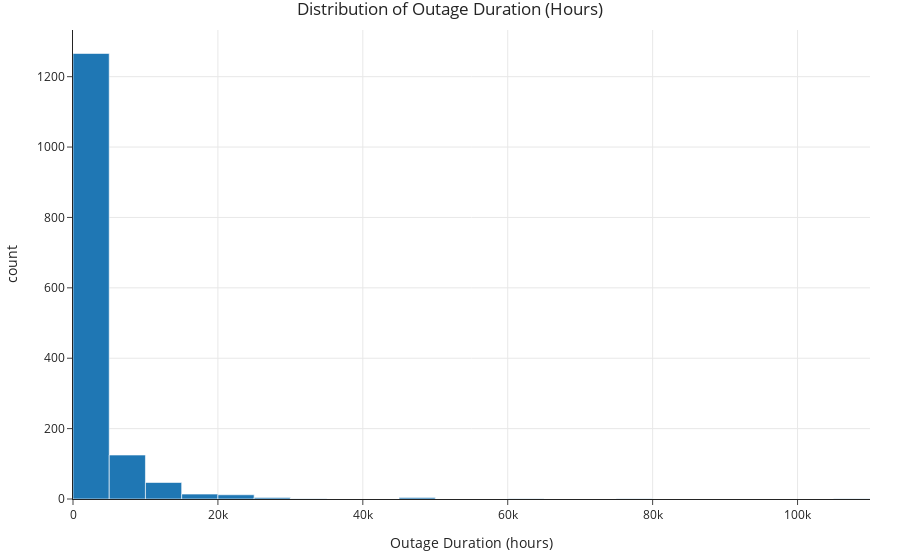

Notebook code cell kept with this figure:
### Markdown cell above
### Univariate Analysis

To understand the basic structure of the dataset, I examined the distributions of outage duration, customers affected, and state economic output. Outage duration and customers affected are both right-skewed, which is expected for extreme events. Most outages are small, but a few are extremely large. State economic output is more evenly distributed, which allows meaningful comparison across economic tiers.

#### 1. Outage Duration

### Code cell
fig1 = px.histogram(
    df_clean, 
    x='final_duration', 
    nbins=40,
    title="Distribution of Outage Duration (Hours)",
    labels={'final_duration': 'Outage Duration (hours)'}
)
fig1.show()

### Figure 1 — Plotly figure (JSON) as saved in the notebook; plotly's stock layout.template omitted (floating-point values rounded to 4 significant figures; data arrays with more than 128 entries replaced by an {"elided": "..."} marker saying what was removed)
{"data": [{"alignmentgroup": "True", "bingroup": "x", "hovertemplate": "Outage Duration (hours)=%{x}<br>count=%{y}<extra></extra>", "legendgroup": "", "marker": {"color": "#1F77B4", "pattern": {"shape": ""}}, "name": "", "nbinsx": 40, "offsetgroup": "", "orientation": "v", "showlegend": false, "type": "histogram", "x": {"elided": "1534 int values"}, "xaxis": "x", "yaxis": "y"}], "layout": {"autosize": true, "barmode": "relative", "legend": {"tracegroupgap": 0}, "title": {"text": "Distribution of Outage Duration (Hours)"}, "xaxis": {"anchor": "y", "autorange": true, "domain": [0, 1], "range": [-0.5, 110000.0], "title": {"text": "Outage Duration (hours)"}, "type": "linear"}, "yaxis": {"anchor": "x", "autorange": true, "domain": [0, 1], "range": [0, 1333.0], "title": {"text": "count"}}}}
